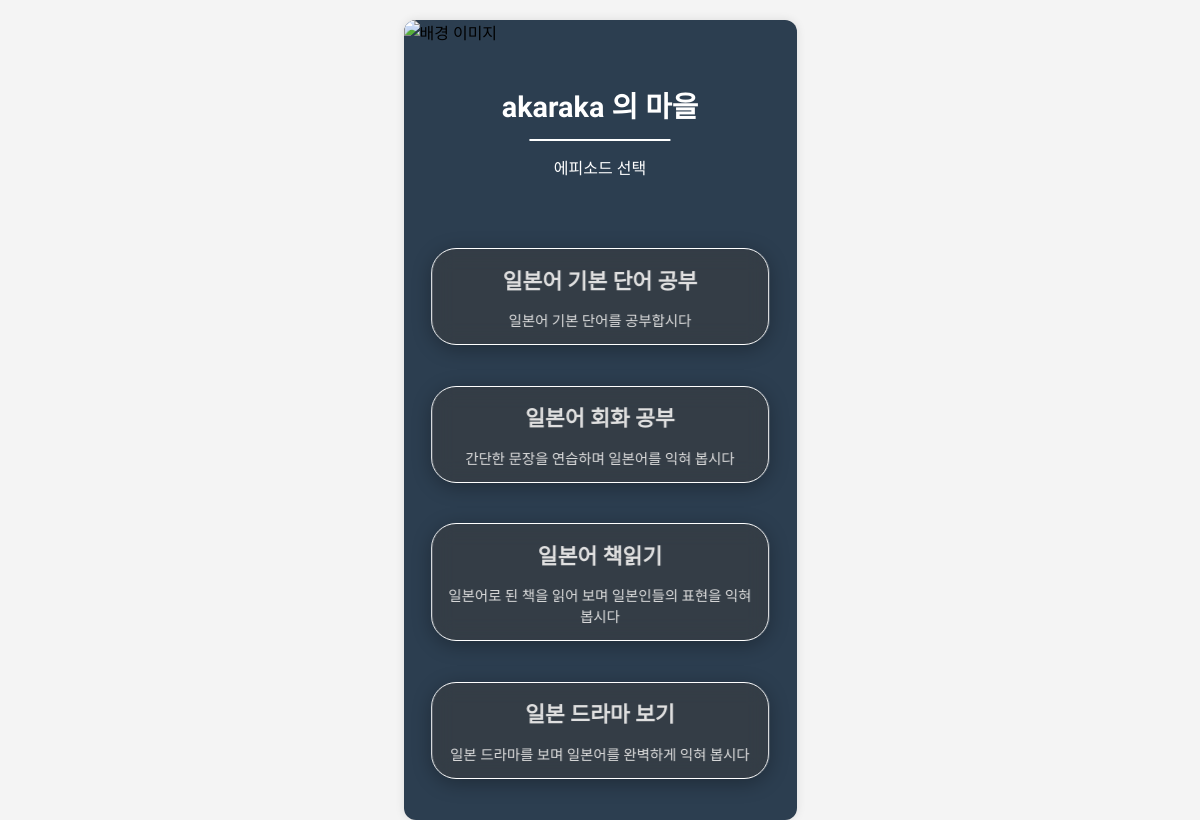
The page /api/island/일본어 공부/select_episodes/ on the database its author committed.
### core/models.py (models this page shows, shortened)
class Users(models.Model):
    username = models.CharField(max_length=100, unique=True)
    dream = models.TextField(default="개발자")

class SubGoals(models.Model):
    island = models.ForeignKey(Islands, on_delete=models.CASCADE, related_name="subgoals")
    name = models.CharField(max_length=255)
    description = models.TextField()
    is_completed = models.BooleanField(default=False)  # 소목표의 전역 상태로 완료 여부 관리
    def __str__(self):
        return self.name

### core/views.py (the view)
# urls.py: path('island/<str:island_name>/select_episodes/', views.select_episodes_view, name='select_episodes'),
def select_episodes_view(request, island_name):
    user = Users.objects.get(username="akaraka")
    username = user.username
    island = get_object_or_404(Islands, name=island_name)
    episodes = island.subgoals.filter(is_completed=False)
    return render(request, 'select_episodes.html', {
        'username': username,
        'island': island,
        'episodes': episodes
    })

### core/models.py (called while the page is built)
    def __str__(self):
        return self.name

### core/templates/select_episodes.html (shortened to what this page needs)
{% load static %}
<!DOCTYPE html>
<html lang="ko">
<head>
    <link rel="stylesheet" href="{% static 'css/styles.css' %}">
</head>
<body>
    <div class="wrapper">
        <img id="mapImage" src="{% static 'images/background/bg_map.png' %}" alt="배경 이미지">
        <div class="title-container">
            <h1 class="main-title">{{ username}} 의 마을</h1>
            <p class="sub-title">에피소드 선택</p>
            <div class="container">
                {% for episode in episodes %}
                    <a href="/{{ island}}/{{ episode}}/articles" class="card">
                        <h2>{{ episode.name }}</h2>
                        <p>{{ episode.description }}</p>
                    </a>
                {% empty %}
                    <p>등록된 에피소드가 없습니다.</p>
                {% endfor %}
            </div>
        </div>
    </div>
</body>
</html>

### core/static/css/styles.css (style rules this page uses)
body { font-family: 'Pretendard', sans-serif; margin: 0; padding: 0; background-color: #f4f4f4; display: flex; justify-content: center; align-items: flex-start; height: 100vh; }
a { text-decoration: none; }
.wrapper { width: 100%; max-width: 393px; min-height: 100vh; background-color: #fff; box-shadow: 0px 0px 10px rgba(0, 0, 0, 0.1); position: relative; overflow: hidden; display: flex; flex-direction: column; margin: 0 auto; }
.container { flex: 1; padding: 20px; }
.card { background-color: #fff; border-radius: 12px; box-shadow: 0px 4px 10px rgba(0, 0, 0, 0.1); padding: 20px; margin: 10px 0; transition: transform 0.2s ease-in-out, box-shadow 0.2s ease-in-out; }
@media (min-width: 768px) { body { background-color: #f4f4f4; } }
@media (min-width: 768px) { .wrapper { width: 100%; max-width: 393px; min-height: 100vh; background-color: #fff; box-shadow: 0px 0px 10px rgba(0, 0, 0, 0.1); position: relative; overflow: hidden; display: flex; flex-direction: column; margin: 20px auto; border-radius: 12px; } }

### core/templates/select_episodes.html (style rules this page uses)
* { margin: 0; padding: 0; box-sizing: border-box; }
.wrapper { background-color: #2c3e50; }
#mapImage { width: 100%; height: 100%; object-fit: cover; position: absolute; top: 0; left: 0; }
.title-container { position: absolute; top: 8%; left: 50%; transform: translateX(-50%); text-align: center; color: white; z-index: 10; width: 90%; }
.main-title { font-size: 1.8em; margin-bottom: 0.5em; white-space: nowrap; }
.sub-title { font-size: 1em; color: #ffffff; position: relative; padding-top: 1em; }
.container { display: flex; justify-content: center; align-items: center; flex-wrap: wrap; gap: 0.1em; margin-top: 2em; padding: 0.5em; }
.card { display: flex; justify-content: center; align-items: center; flex-wrap: wrap; gap: 1em; margin-top: 2em; background-color: rgba(61, 61, 61, 0.5); backdrop-filter: blur(10px); color: #e0e0e0; border: 1px solid white; border-radius: 25px; box-shadow: 0 4px 20px rgba(0, 0, 0, 0.3); padding: 1em; font-size: 0.9em; }
.sub-title::before { content: ''; position: absolute; top: 0; left: 50%; transform: translateX(-50%); width: 40%; height: 2px; background-color: white; }

### rows shown on the page
Users: username "akaraka"
SubGoals: name "일본어 기본 단어 공부", description "일본어 기본 단어를 공부합시다"
SubGoals: name "일본어 회화 공부", description "간단한 문장을 연습하며 일본어를 익혀 봅시다"
SubGoals: name "일본어 책읽기", description "일본어로 된 책을 읽어 보며 일본인들의 표현을 익혀 봅시다"
SubGoals: name "일본 드라마 보기", description "일본 드라마를 보며 일본어를 완벽하게 익혀 봅시다"
